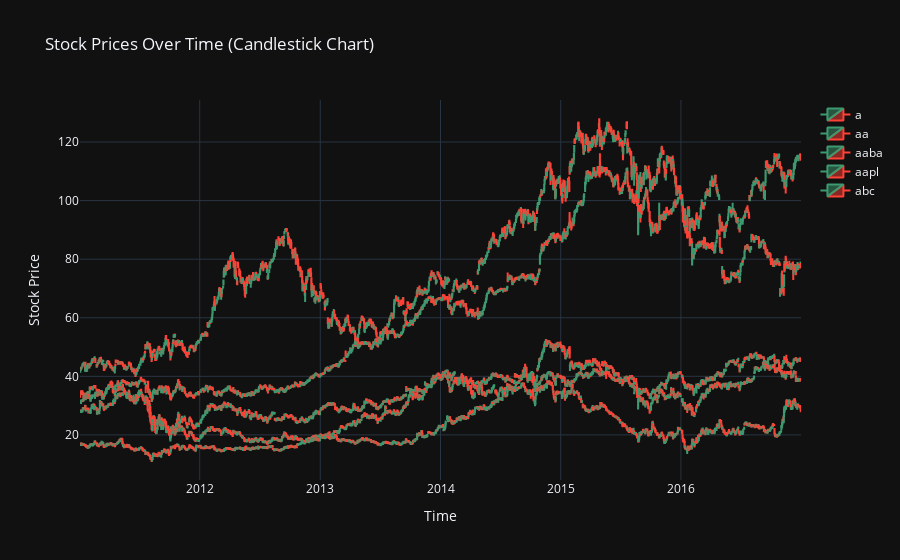

The notebook cell saved with this chart:
### Code cell
# Create figure
fig = go.Figure()

# Add traces for each selected stock
for stock in selected_stocks:
    stock_name = stock.replace("_df", "")
    stock_df = filtered_stock_dfs[stock]

    fig.add_trace(go.Candlestick(
        x=stock_df.index,
        open=stock_df["Open"],
        high=stock_df["High"],
        low=stock_df["Low"],
        close=stock_df["Close"],
        name=stock_name
    ))

# Update layout
fig.update_layout(
    title="Stock Prices Over Time (Candlestick Chart)",
    xaxis_title="Time",
    yaxis_title="Stock Price",
    xaxis_rangeslider_visible=False,
    template="plotly_dark"
)

# Show the plot
fig.show()

### Figure 1 — Plotly figure (JSON) as saved in the notebook; plotly's stock layout.template omitted (floating-point values rounded to 4 significant figures; data arrays with more than 128 entries replaced by an {"elided": "..."} marker saying what was removed)
{"data": [{"close": {"elided": "1510 float values"}, "high": {"elided": "1510 float values"}, "low": {"elided": "1510 float values"}, "name": "a", "open": {"elided": "1510 float values"}, "type": "candlestick", "x": {"elided": "1510 str values"}}, {"close": {"elided": "1510 float values"}, "high": {"elided": "1510 float values"}, "low": {"elided": "1510 float values"}, "name": "aa", "open": {"elided": "1510 float values"}, "type": "candlestick", "x": {"elided": "1510 str values"}}, {"close": {"elided": "1510 float values"}, "high": {"elided": "1510 float values"}, "low": {"elided": "1510 float values"}, "name": "aaba", "open": {"elided": "1510 float values"}, "type": "candlestick", "x": {"elided": "1510 str values"}}, {"close": {"elided": "1510 float values"}, "high": {"elided": "1510 float values"}, "low": {"elided": "1510 float values"}, "name": "aapl", "open": {"elided": "1510 float values"}, "type": "candlestick", "x": {"elided": "1510 str values"}}, {"close": {"elided": "1510 float values"}, "high": {"elided": "1510 float values"}, "low": {"elided": "1510 float values"}, "name": "abc", "open": {"elided": "1510 float values"}, "type": "candlestick", "x": {"elided": "1510 str values"}}], "layout": {"autosize": true, "title": {"text": "Stock Prices Over Time (Candlestick Chart)"}, "xaxis": {"autorange": true, "range": ["2011-01-02 12:00", "2016-12-30 12:00"], "rangeslider": {"visible": false, "yaxis": {}}, "title": {"text": "Time"}, "type": "date"}, "yaxis": {"autorange": true, "range": [4.603, 134.3], "title": {"text": "Stock Price"}}}}
